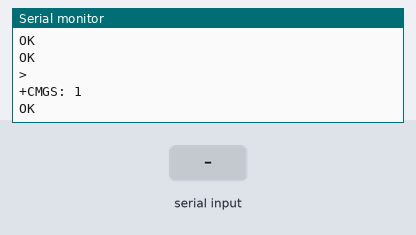
Bench run of a sketch on a simulated Arduino Mega 2560, built with avr-gcc and run on an emulated ATmega2560. Parts: the last lines printed to the serial monitor. The test bench sets the inputs (shaded band). The modem accepts every AT command (registered, SIM ready, sends succeed) and sends nothing else.

Above: at 10.1 s.
10.2 s: "K" received over the second serial link
At 11.4 s:
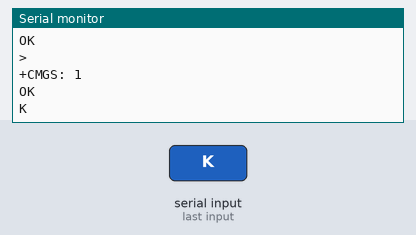
11.7 s: "1" received over the second serial link
At 12.6 s:
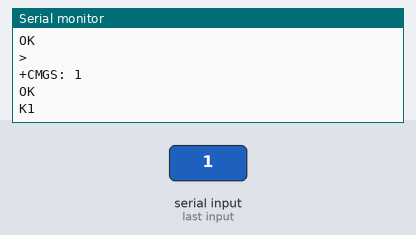

Measured:
- after the input at 10.2 s, the serial monitor: prints a new line at once (image 1)
- after the input at 11.7 s, the serial monitor: prints a new line at once (image 2)

The sketch:

BasicGprsTest.ino
```cpp
void setup()
{
  Serial.begin(9600);
  gprsSetup();
  if (gprsTestPower())
    Serial.println("GPRS is on.");
  else
  {
    Serial.println("GPRS is off.");
    gprsPower();
  }
  gprsRequestTime();
  delay(2000);
  gprsSendSmsMessage("Hi Alex!", "12536329681");
}

void loop() {
  while (gprsAvailable())
  {
    delay(5);
    char c = gprsRead();
    Serial.write(c); // display the output of the shield
  }
}

//bool fromGprs = true;
//displayReceivedFromMessage(bool _fromGprs)
//{
//  if (fromGprs != _fromGprs)
//  {
//    Serial.println("");
//    Serial.println("");
//    Serial.print("-- From ");
//    Serial.print(_fromGprs ? "GPRS Shield" : "Arduino");
//    Serial.println(" --");
//    fromGprs = _fromGprs;
//  }
//}
```

GprsFunctions.ino
```cpp
//Using a SIM900 GRPS shield
//Assumed setup: software power-on is enabled and baud rate is 9600
#define gprsSerial Serial2

void gprsSetup()
{
  gprsSerial.begin(9600);
}

void gprsPower()
{
 digitalWrite(9,LOW);
 delay(1000);
 digitalWrite(9,HIGH);
 delay(2000);
 digitalWrite(9,LOW);
 delay(3000);
}

bool gprsTestPower()
{
  gprsSerial.println("AT");
  delay(500);
  bool found = false;
  while (gprsSerial.available())
  {
   if (gprsSerial.read() == 'K');
    found = true;
   delay (100);
  }
  return found;
}

void gprsRequestTime()
{
  gprsSerial.println("AT+CCLK?");
}

void gprsSendSmsMessage(String message, String number)
{
  Serial.println("Sending Text...");
  gprsSerial.println("AT+CMGF=1\r"); // Set the shield to SMS mode
  delay(100);
  // send sms message, the phone number needs to include the country code e.g. if a U.S. phone number such as (540) 898-5543 then the string must be:
  // +15408985543
  gprsSerial.print("AT+CMGS = \"+");
  gprsSerial.print(number);
  gprsSerial.println("\"");
  delay(100);
  gprsSerial.println(message); //the content of the message
  delay(100);
  gprsSerial.print((char)26);//the ASCII code of the ctrl+z is 26 (required according to the datasheet)
  delay(100);
  gprsSerial.println();
  Serial.println("Text Sent.");
}

int gprsAvailable()
{
  return gprsSerial.available();
}

int gprsRead()
{
  return gprsSerial.read();
}
```
